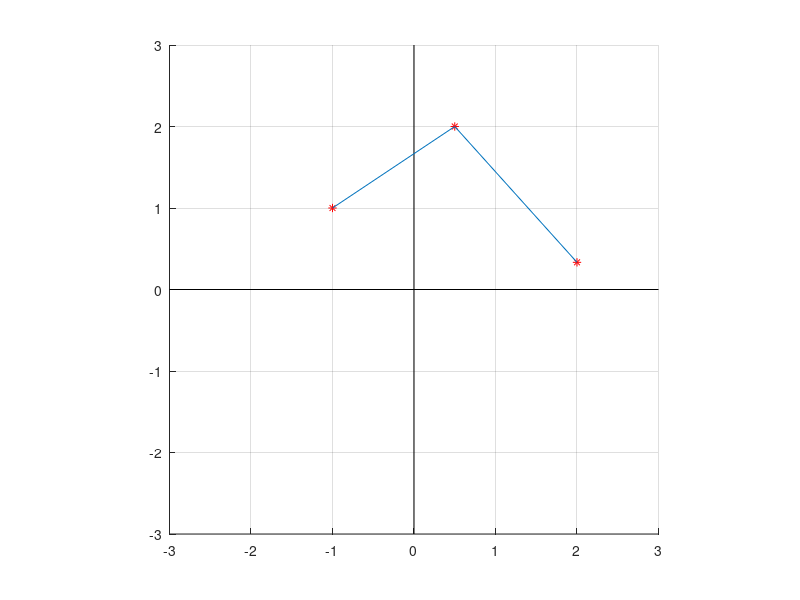

Here is the MATLAB script that generated this plot: (Note: this script raises an error after producing the figure.)
theta = 30;
h = 1;
k = 0;

Trasla = [1 0 -h; 0 1 -k; 0 0 1];
Ritrasla = [1 0 h; 0 1 k; 0 0 1];
Ruota = [cosd(theta), -sind(theta), 0; sind(theta), cosd(theta), 0; 0, 0, 1];

x = [-1, 1/2, 2];
y = [1, 2, 1/3];
MatricePunti = [x; y; ones(1,3)];

% setta i parametri di plottaggio
hold on;
grid on;
% setta gli assi
axis square;
axis([-3 3 -3 3]);
% disegna l'asse cartesiano
plot([-3 3], [0 0], 'k');
plot([0 0], [3 -3], 'k');
% disegna i punti di controllo del poligono
plot(x, y, 'r*');
% disegna la spezzata che unisce i punti di controllo
plot(x,y);
% disegna il punto intorno al quale bisogna roteare la funzione
plot(1, 0, 'bO');

MatricePunti
R = Ritrasla * Ruota * Trasla * MatricePunti

plot(R(1,:), R(2,:));